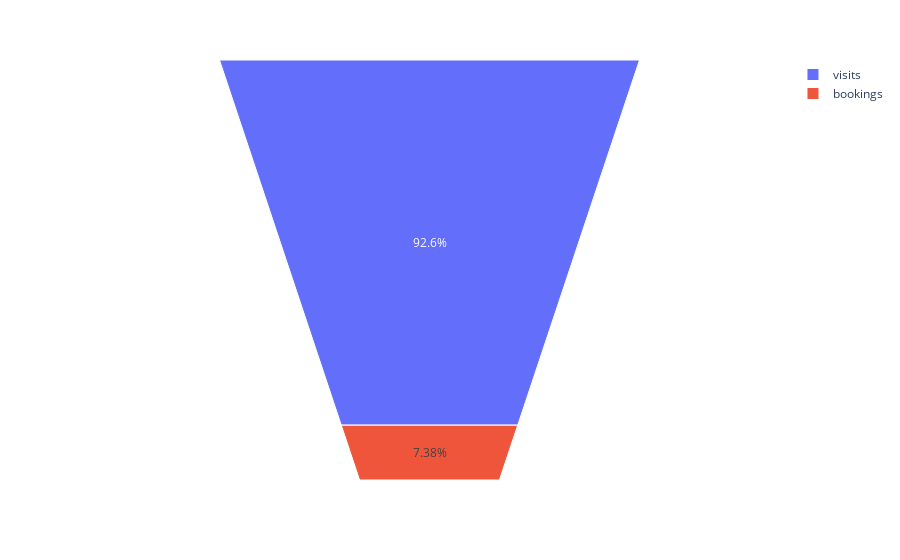

Here is the notebook cell this chart was saved with:
### Code cell
import plotly.express as px
fig = px.funnel_area(names= funnel_data['stage'],
                    values= funnel_data['value'])
fig.show()

### Figure 1 — Plotly figure (JSON) as saved in the notebook; plotly's stock layout.template omitted (floating-point values rounded to 4 significant figures)
{"data": [{"domain": {"x": [0, 1], "y": [0, 1]}, "hovertemplate": "label=%{label}<br>value=%{value}<extra></extra>", "labels": ["visits", "visits", "visits", "visits", "visits", "visits", "visits", "visits", "visits", "visits", "visits", "bookings", "bookings", "bookings", "bookings", "bookings", "bookings", "bookings", "bookings", "bookings", "bookings", "bookings"], "legendgroup": "", "name": "", "showlegend": true, "type": "funnelarea", "values": [4685201, 3819309, 2966352, 1676536, 823023, 2326077, 60833, 313195, 112265, 20881299, 6203, 341358, 262254, 179186, 94925, 110461, 218624, 2886, 12463, 9315, 1768785, 436]}], "layout": {"legend": {"tracegroupgap": 0}, "margin": {"t": 60}}}
